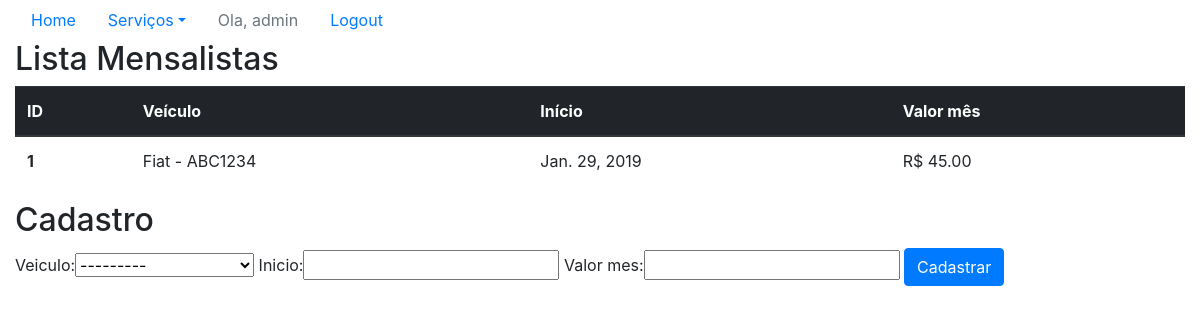
/sistema/mensalistas/ (signed in), run on an earlier commit of the app's database.
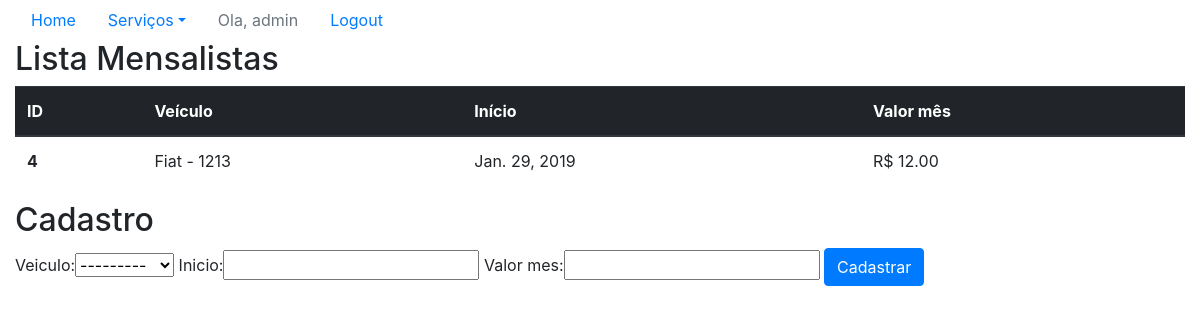
And on a later commit of the database.
### core/models.py (models this page shows, shortened)
class Mensalista(models.Model):
    veiculo = models.ForeignKey(Veiculo, on_delete=models.CASCADE)
    inicio = models.DateField()
    valor_mes = models.DecimalField(max_digits=6, decimal_places=2)

class Veiculo(models.Model):
    marca = models.ForeignKey(Marca, on_delete=models.CASCADE)
    placa = models.CharField(max_length=7)
    proprietario = models.ForeignKey(Pessoa, on_delete=models.CASCADE)
    cor = models.CharField(max_length=15)
    observacoes = models.TextField()
    def __str__(self):
        return self.marca.nome + ' - ' + self.placa

class Marca(models.Model):
    nome = models.CharField(max_length=50)

### core/views.py (the view)
# urls.py: path('mensalistas/', lista_mensalista,
@login_required
def lista_mensalista(request):
    mensalistas = Mensalista.objects.all
    form = MensalistaForm()
    data = {'mensalistas': mensalistas, 'form': form}
    return render(request, 'core/lista_mensalistas.html', data)

### core/form.py
class MensalistaForm(ModelForm):
    class Meta:
        model = Mensalista
        fields = '__all__'

### core/templates/core/lista_mensalistas.html (shortened to what this page needs)
<!DOCTYPE html>
{% extends 'base.html' %}
{% load bootstrap %}
{% block menu %}
<ul class="nav nav-pills">
    <li class="nav-item">
        <a class="nav-link" href="{% url 'core_home' %}">Home</a>
    </li>
    <li class="nav-item dropdown">
        <a class="nav-link dropdown-toggle" data-toggle="dropdown" href="#" role="button" aria-haspopup="true" aria-expanded="false">Serviços</a>
    </li>
    {% if user.is_authenticated %}
        <li class="nav-item">
            <a class="nav-link disabled" href="#">Ola, {{ user }}</a>
        </li>
        <li class="nav-item">
            <a class="nav-link" href="{% url 'logout' %}">Logout</a>
        </li>
    {% else %}
        <li class="nav-item">
            <a class="nav-link" href="{% url 'login' %}">Login</a>
        </li>
    {% endif %}
</ul>
{% endblock %}
{% block main %}
    <h2>Lista Mensalistas</h2>
    <table class="table">
            <thead class="thead-dark">
              <tr>
                <th scope="col">ID</th>
                <th scope="col">Veículo</th>
                <th scope="col">Início</th>
                <th scope="col">Valor mês</th>
              </tr>
            </thead>
            <tbody>
                {% for mensalista in mensalistas %}
                <tr>
                <th scope="row">{{ mensalista.id }}</th>
                <td>{{ mensalista.veiculo }}</td>
                <td>{{ mensalista.inicio }}</td>
                <td>R$ {{ mensalista.valor_mes }}</td>
                </tr>
                {% endfor %}
            </tbody>
        </table>
        <form action="{% url 'core_mensalista_novo' %}" method="POST">
        <h2>Cadastro</h2>
        {{ form|bootstrap }}
        <button type="submit" class="btn btn-primary">Cadastrar</button>
    </form>
{% endblock %}

What changed in the data, as far as the page shows it:
removed Mensalista: id "1", veiculo "Fiat - ABC1234", inicio "Jan. 29, 2019", valor_mes "45.00"
added Mensalista: id "4", veiculo "Fiat - 1213", inicio "Jan. 29, 2019", valor_mes "12.00"
